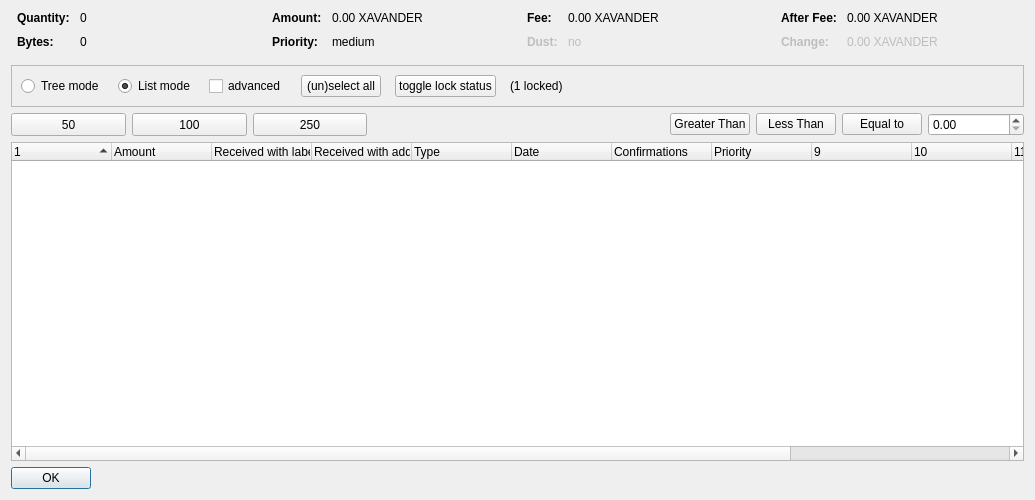
<?xml version="1.0" encoding="UTF-8"?>
<ui version="4.0">
 <class>CoinControlDialog</class>
 <widget class="QDialog" name="CoinControlDialog">
  <property name="geometry">
   <rect>
    <x>0</x>
    <y>0</y>
    <width>1035</width>
    <height>500</height>
   </rect>
  </property>
  <property name="windowTitle">
   <string>Coin Selection</string>
  </property>
  <layout class="QVBoxLayout" name="verticalLayout">
   <item>
    <layout class="QHBoxLayout" name="horizontalLayoutTop" stretch="0,0,0,0">
     <property name="topMargin">
      <number>0</number>
     </property>
     <property name="bottomMargin">
      <number>10</number>
     </property>
     <item>
      <layout class="QFormLayout" name="formLayoutCoinControl1">
       <property name="horizontalSpacing">
        <number>10</number>
       </property>
       <property name="verticalSpacing">
        <number>10</number>
       </property>
       <property name="leftMargin">
        <number>6</number>
       </property>
       <property name="rightMargin">
        <number>6</number>
       </property>
       <item row="0" column="0">
        <widget class="QLabel" name="labelCoinControlQuantityText">
         <property name="font">
          <font>
           <weight>75</weight>
           <bold>true</bold>
          </font>
         </property>
         <property name="text">
          <string>Quantity:</string>
         </property>
        </widget>
       </item>
       <item row="0" column="1">
        <widget class="QLabel" name="labelCoinControlQuantity">
         <property name="cursor">
          <cursorShape>IBeamCursor</cursorShape>
         </property>
         <property name="contextMenuPolicy">
          <enum>Qt::ActionsContextMenu</enum>
         </property>
         <property name="text">
          <string notr="true">0</string>
         </property>
         <property name="textInteractionFlags">
          <set>Qt::LinksAccessibleByMouse|Qt::TextSelectableByKeyboard|Qt::TextSelectableByMouse</set>
         </property>
        </widget>
       </item>
       <item row="1" column="0">
        <widget class="QLabel" name="labelCoinControlBytesText">
         <property name="font">
          <font>
           <weight>75</weight>
           <bold>true</bold>
          </font>
         </property>
         <property name="text">
          <string>Bytes:</string>
         </property>
        </widget>
       </item>
       <item row="1" column="1">
        <widget class="QLabel" name="labelCoinControlBytes">
         <property name="cursor">
          <cursorShape>IBeamCursor</cursorShape>
         </property>
         <property name="contextMenuPolicy">
          <enum>Qt::ActionsContextMenu</enum>
         </property>
         <property name="text">
          <string notr="true">0</string>
         </property>
         <property name="textInteractionFlags">
          <set>Qt::LinksAccessibleByMouse|Qt::TextSelectableByKeyboard|Qt::TextSelectableByMouse</set>
         </property>
        </widget>
       </item>
      </layout>
     </item>
     <item>
      <layout class="QFormLayout" name="formLayoutCoinControl2">
       <property name="horizontalSpacing">
        <number>10</number>
       </property>
       <property name="verticalSpacing">
        <number>10</number>
       </property>
       <property name="leftMargin">
        <number>6</number>
       </property>
       <property name="rightMargin">
        <number>6</number>
       </property>
       <item row="0" column="0">
        <widget class="QLabel" name="labelCoinControlAmountText">
         <property name="font">
          <font>
           <weight>75</weight>
           <bold>true</bold>
          </font>
         </property>
         <property name="text">
          <string>Amount:</string>
         </property>
        </widget>
       </item>
       <item row="0" column="1">
        <widget class="QLabel" name="labelCoinControlAmount">
         <property name="cursor">
          <cursorShape>IBeamCursor</cursorShape>
         </property>
         <property name="contextMenuPolicy">
          <enum>Qt::ActionsContextMenu</enum>
         </property>
         <property name="text">
          <string notr="true">0.00 XAVANDER</string>
         </property>
         <property name="textInteractionFlags">
          <set>Qt::LinksAccessibleByMouse|Qt::TextSelectableByKeyboard|Qt::TextSelectableByMouse</set>
         </property>
        </widget>
       </item>
       <item row="1" column="0">
        <widget class="QLabel" name="labelCoinControlPriorityText">
         <property name="font">
          <font>
           <weight>75</weight>
           <bold>true</bold>
          </font>
         </property>
         <property name="text">
          <string>Priority:</string>
         </property>
        </widget>
       </item>
       <item row="1" column="1">
        <widget class="QLabel" name="labelCoinControlPriority">
         <property name="cursor">
          <cursorShape>IBeamCursor</cursorShape>
         </property>
         <property name="contextMenuPolicy">
          <enum>Qt::ActionsContextMenu</enum>
         </property>
         <property name="text">
          <string>medium</string>
         </property>
         <property name="textInteractionFlags">
          <set>Qt::LinksAccessibleByMouse|Qt::TextSelectableByKeyboard|Qt::TextSelectableByMouse</set>
         </property>
        </widget>
       </item>
      </layout>
     </item>
     <item>
      <layout class="QFormLayout" name="formLayoutCoinControl3">
       <property name="horizontalSpacing">
        <number>10</number>
       </property>
       <property name="verticalSpacing">
        <number>10</number>
       </property>
       <property name="leftMargin">
        <number>6</number>
       </property>
       <property name="rightMargin">
        <number>6</number>
       </property>
       <item row="0" column="0">
        <widget class="QLabel" name="labelCoinControlFeeText">
         <property name="font">
          <font>
           <weight>75</weight>
           <bold>true</bold>
          </font>
         </property>
         <property name="text">
          <string>Fee:</string>
         </property>
        </widget>
       </item>
       <item row="0" column="1">
        <widget class="QLabel" name="labelCoinControlFee">
         <property name="cursor">
          <cursorShape>IBeamCursor</cursorShape>
         </property>
         <property name="contextMenuPolicy">
          <enum>Qt::ActionsContextMenu</enum>
         </property>
         <property name="text">
          <string notr="true">0.00 XAVANDER</string>
         </property>
         <property name="textInteractionFlags">
          <set>Qt::LinksAccessibleByMouse|Qt::TextSelectableByKeyboard|Qt::TextSelectableByMouse</set>
         </property>
        </widget>
       </item>
       <item row="1" column="0">
        <widget class="QLabel" name="labelCoinControlLowOutputText">
         <property name="enabled">
          <bool>false</bool>
         </property>
         <property name="font">
          <font>
           <weight>75</weight>
           <bold>true</bold>
          </font>
         </property>
         <property name="text">
          <string>Dust:</string>
         </property>
        </widget>
       </item>
       <item row="1" column="1">
        <widget class="QLabel" name="labelCoinControlLowOutput">
         <property name="enabled">
          <bool>false</bool>
         </property>
         <property name="cursor">
          <cursorShape>IBeamCursor</cursorShape>
         </property>
         <property name="contextMenuPolicy">
          <enum>Qt::ActionsContextMenu</enum>
         </property>
         <property name="text">
          <string>no</string>
         </property>
         <property name="textInteractionFlags">
          <set>Qt::LinksAccessibleByMouse|Qt::TextSelectableByKeyboard|Qt::TextSelectableByMouse</set>
         </property>
        </widget>
       </item>
      </layout>
     </item>
     <item>
      <layout class="QFormLayout" name="formLayoutCoinControl4">
       <property name="horizontalSpacing">
        <number>10</number>
       </property>
       <property name="verticalSpacing">
        <number>10</number>
       </property>
       <property name="leftMargin">
        <number>6</number>
       </property>
       <property name="rightMargin">
        <number>6</number>
       </property>
       <item row="0" column="0">
        <widget class="QLabel" name="labelCoinControlAfterFeeText">
         <property name="font">
          <font>
           <weight>75</weight>
           <bold>true</bold>
          </font>
         </property>
         <property name="text">
          <string>After Fee:</string>
         </property>
        </widget>
       </item>
       <item row="0" column="1">
        <widget class="QLabel" name="labelCoinControlAfterFee">
         <property name="cursor">
          <cursorShape>IBeamCursor</cursorShape>
         </property>
         <property name="contextMenuPolicy">
          <enum>Qt::ActionsContextMenu</enum>
         </property>
         <property name="text">
          <string notr="true">0.00 XAVANDER</string>
         </property>
         <property name="textInteractionFlags">
          <set>Qt::LinksAccessibleByMouse|Qt::TextSelectableByKeyboard|Qt::TextSelectableByMouse</set>
         </property>
        </widget>
       </item>
       <item row="1" column="0">
        <widget class="QLabel" name="labelCoinControlChangeText">
         <property name="enabled">
          <bool>false</bool>
         </property>
         <property name="font">
          <font>
           <weight>75</weight>
           <bold>true</bold>
          </font>
         </property>
         <property name="text">
          <string>Change:</string>
         </property>
        </widget>
       </item>
       <item row="1" column="1">
        <widget class="QLabel" name="labelCoinControlChange">
         <property name="enabled">
          <bool>false</bool>
         </property>
         <property name="cursor">
          <cursorShape>IBeamCursor</cursorShape>
         </property>
         <property name="contextMenuPolicy">
          <enum>Qt::ActionsContextMenu</enum>
         </property>
         <property name="text">
          <string notr="true">0.00 XAVANDER</string>
         </property>
         <property name="textInteractionFlags">
          <set>Qt::LinksAccessibleByMouse|Qt::TextSelectableByKeyboard|Qt::TextSelectableByMouse</set>
         </property>
        </widget>
       </item>
      </layout>
     </item>
    </layout>
   </item>
   <item>
    <widget class="QFrame" name="frame">
     <property name="minimumSize">
      <size>
       <width>0</width>
       <height>40</height>
      </size>
     </property>
     <property name="frameShape">
      <enum>QFrame::StyledPanel</enum>
     </property>
     <property name="frameShadow">
      <enum>QFrame::Sunken</enum>
     </property>
     <layout class="QHBoxLayout" name="horizontalLayout">
      <item>
       <layout class="QHBoxLayout" name="horizontalLayoutPanel" stretch="0,0,0,0,0,0,0">
        <property name="spacing">
         <number>14</number>
        </property>
        <item>
         <widget class="QRadioButton" name="radioTreeMode">
          <property name="sizePolicy">
           <sizepolicy hsizetype="Maximum" vsizetype="Fixed">
            <horstretch>0</horstretch>
            <verstretch>0</verstretch>
           </sizepolicy>
          </property>
          <property name="text">
           <string>Tree mode</string>
          </property>
         </widget>
        </item>
        <item>
         <widget class="QRadioButton" name="radioListMode">
          <property name="sizePolicy">
           <sizepolicy hsizetype="Maximum" vsizetype="Fixed">
            <horstretch>0</horstretch>
            <verstretch>0</verstretch>
           </sizepolicy>
          </property>
          <property name="text">
           <string>List mode</string>
          </property>
          <property name="checked">
           <bool>true</bool>
          </property>
         </widget>
        </item>
        <item>
         <widget class="QCheckBox" name="advanced">
          <property name="minimumSize">
           <size>
            <width>70</width>
            <height>17</height>
           </size>
          </property>
          <property name="text">
           <string>advanced</string>
          </property>
         </widget>
        </item>
        <item>
         <widget class="QPushButton" name="pushButtonSelectAll">
          <property name="sizePolicy">
           <sizepolicy hsizetype="Maximum" vsizetype="Fixed">
            <horstretch>0</horstretch>
            <verstretch>0</verstretch>
           </sizepolicy>
          </property>
          <property name="text">
           <string>(un)select all</string>
          </property>
          <property name="autoDefault">
           <bool>false</bool>
          </property>
         </widget>
        </item>
        <item>
         <widget class="QPushButton" name="pushButtonToggleLock">
          <property name="sizePolicy">
           <sizepolicy hsizetype="Maximum" vsizetype="Fixed">
            <horstretch>0</horstretch>
            <verstretch>0</verstretch>
           </sizepolicy>
          </property>
          <property name="text">
           <string>toggle lock status</string>
          </property>
          <property name="autoDefault">
           <bool>false</bool>
          </property>
         </widget>
        </item>
        <item>
         <widget class="QLabel" name="labelLocked">
          <property name="text">
           <string>(1 locked)</string>
          </property>
         </widget>
        </item>
        <item>
         <spacer name="horizontalSpacer">
          <property name="orientation">
           <enum>Qt::Horizontal</enum>
          </property>
          <property name="sizeHint" stdset="0">
           <size>
            <width>40</width>
            <height>20</height>
           </size>
          </property>
         </spacer>
        </item>
       </layout>
      </item>
     </layout>
    </widget>
   </item>
   <item>
    <layout class="QHBoxLayout" name="horizontalLayout_3">
     <item>
      <widget class="QPushButton" name="select_50">
       <property name="minimumSize">
        <size>
         <width>115</width>
         <height>23</height>
        </size>
       </property>
       <property name="text">
        <string>50</string>
       </property>
      </widget>
     </item>
     <item>
      <widget class="QPushButton" name="select_100">
       <property name="minimumSize">
        <size>
         <width>115</width>
         <height>23</height>
        </size>
       </property>
       <property name="text">
        <string>100</string>
       </property>
      </widget>
     </item>
     <item>
      <widget class="QPushButton" name="select_250">
       <property name="minimumSize">
        <size>
         <width>114</width>
         <height>23</height>
        </size>
       </property>
       <property name="text">
        <string>250</string>
       </property>
      </widget>
     </item>
     <item>
      <spacer name="horizontalSpacer_2">
       <property name="orientation">
        <enum>Qt::Horizontal</enum>
       </property>
       <property name="sizeHint" stdset="0">
        <size>
         <width>40</width>
         <height>20</height>
        </size>
       </property>
      </spacer>
     </item>
     <item>
      <widget class="QPushButton" name="GreaterThan">
       <property name="text">
        <string>Greater Than</string>
       </property>
      </widget>
     </item>
     <item>
      <widget class="QPushButton" name="LessThan">
       <property name="text">
        <string>Less Than</string>
       </property>
      </widget>
     </item>
     <item>
      <widget class="QPushButton" name="EqualTo">
       <property name="text">
        <string>Equal to</string>
       </property>
      </widget>
     </item>
     <item>
      <widget class="QDoubleSpinBox" name="num_box">
       <property name="minimumSize">
        <size>
         <width>96</width>
         <height>20</height>
        </size>
       </property>
      </widget>
     </item>
    </layout>
   </item>
   <item>
    <layout class="QVBoxLayout" name="verticalLayout_2"/>
   </item>
   <item>
    <layout class="QHBoxLayout" name="horizontalLayout_2"/>
   </item>
   <item>
    <widget class="CoinControlTreeWidget" name="treeWidget">
     <property name="contextMenuPolicy">
      <enum>Qt::CustomContextMenu</enum>
     </property>
     <property name="sortingEnabled">
      <bool>false</bool>
     </property>
     <property name="columnCount">
      <number>13</number>
     </property>
     <attribute name="headerShowSortIndicator" stdset="0">
      <bool>true</bool>
     </attribute>
     <attribute name="headerStretchLastSection">
      <bool>false</bool>
     </attribute>
     <column>
      <property name="text">
       <string/>
      </property>
     </column>
     <column>
      <property name="text">
       <string>Amount</string>
      </property>
     </column>
     <column>
      <property name="text">
       <string>Received with label</string>
      </property>
     </column>
     <column>
      <property name="text">
       <string>Received with address</string>
      </property>
     </column>
     <column>
      <property name="text">
	<string>Type</string>
      </property>
     </column>
     <column>
      <property name="text">	 
       <string>Date</string>
      </property>
     </column>
     <column>
      <property name="text">
       <string>Confirmations</string>
      </property>
      <property name="toolTip">
       <string>Confirmed</string>
      </property>
     </column>
     <column>
      <property name="text">
       <string>Priority</string>
      </property>
     </column>
     <column>
      <property name="text">
       <string/>
      </property>
     </column>
     <column>
      <property name="text">
       <string/>
      </property>
     </column>
     <column>
      <property name="text">
       <string/>
      </property>
     </column>
     <column>
      <property name="text">
       <string/>
      </property>
     </column>
     <column>
      <property name="text">
       <string/>
      </property>
     </column>
    </widget>
   </item>
   <item>
    <widget class="QDialogButtonBox" name="buttonBox">
     <property name="sizePolicy">
      <sizepolicy hsizetype="Maximum" vsizetype="Fixed">
       <horstretch>0</horstretch>
       <verstretch>0</verstretch>
      </sizepolicy>
     </property>
     <property name="orientation">
      <enum>Qt::Horizontal</enum>
     </property>
     <property name="standardButtons">
      <set>QDialogButtonBox::Ok</set>
     </property>
    </widget>
   </item>
  </layout>
 </widget>
 <customwidgets>
  <customwidget>
   <class>CoinControlTreeWidget</class>
   <extends>QTreeWidget</extends>
   <header>coincontroltreewidget.h</header>
  </customwidget>
 </customwidgets>
 <resources/>
 <connections/>
</ui>
